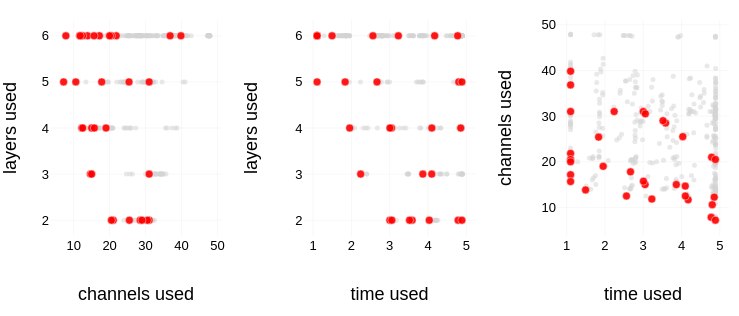

Source (notebook cell):
### Code cell
# 2D pairwise projections
pairs = [
    ("channels_used", "layers_used", "channels used", "layers used"),
    ("time_used", "layers_used", "time used", "layers used"),
    ("time_used", "channels_used", "time used", "channels used"),
]

fig2d = make_subplots(rows=1, cols=3, horizontal_spacing=0.12)

for j, (xcol, ycol, xlabel, ylabel) in enumerate(pairs):
    # non-pareto
    fig2d.add_trace(go.Scatter(
        x=pareto_df.loc[~pareto_mask, xcol],
        y=pareto_df.loc[~pareto_mask, ycol],
        mode='markers',
        marker=dict(color='lightgrey', size=5, opacity=0.5),
        showlegend=False,
    ), row=1, col=j+1)

    # pareto
    fig2d.add_trace(go.Scatter(
        x=pareto_df.loc[pareto_mask, xcol],
        y=pareto_df.loc[pareto_mask, ycol],
        mode='markers',
        marker=dict(color='red', size=8, opacity=0.9,
                    line=dict(width=0.5, color='white')),
        showlegend=(j == 0),
        name='Pareto',
    ), row=1, col=j+1)

    fig2d.update_xaxes(title_text=xlabel, row=1, col=j+1)
    fig2d.update_yaxes(title_text=ylabel if j == 0 else ylabel, row=1, col=j+1)

fig2d.update_layout(
    height=WIDTH * 0.3,
    width=WIDTH * 0.7,
    margin=dict(l=50, r=10, t=20, b=80),
)
fig2d.show()
nn_bowl.utils.save_figure(fig2d, figures_dir, "breadth_depth_time_pareto_2d_projections", scale=2)

### Figure 1 — Plotly figure (JSON) as saved in the notebook; plotly's stock layout.template omitted (floating-point values rounded to 4 significant figures; data arrays with more than 128 entries replaced by an {"elided": "..."} marker saying what was removed)
{"data": [{"marker": {"color": "lightgrey", "opacity": 0.5, "size": 5}, "mode": "markers", "showlegend": false, "type": "scatter", "x": {"elided": "339 float values"}, "xaxis": "x", "y": {"elided": "339 int values"}, "yaxis": "y"}, {"marker": {"color": "red", "line": {"color": "white", "width": 0.5}, "opacity": 0.9, "size": 8}, "mode": "markers", "name": "Pareto", "showlegend": true, "type": "scatter", "x": [39.83, 31.0, 31.0, 28.5, 21.83, 20.5, 17.8, 17.17, 21.0, 14.67, 13.83, 10.6, 7.833, 7.2, 31.0, 30.5, 20.0, 15.0, 20.5, 11.67, 12.5, 15.0, 36.83, 29.0, 25.4, 19.0, 25.5, 15.67, 15.75, 11.83, 12.25, 12.5], "xaxis": "x", "y": [6, 2, 3, 2, 6, 6, 5, 6, 2, 3, 6, 5, 6, 5, 5, 2, 6, 4, 2, 6, 6, 3, 6, 2, 5, 4, 2, 6, 4, 6, 4, 4], "yaxis": "y"}, {"marker": {"color": "lightgrey", "opacity": 0.5, "size": 5}, "mode": "markers", "showlegend": false, "type": "scatter", "x": {"elided": "339 float values"}, "xaxis": "x2", "y": {"elided": "339 int values"}, "yaxis": "y2"}, {"marker": {"color": "red", "line": {"color": "white", "width": 0.5}, "opacity": 0.9, "size": 8}, "mode": "markers", "name": "Pareto", "showlegend": false, "type": "scatter", "x": [1.103, 3.004, 2.241, 3.585, 1.103, 1.103, 2.668, 1.103, 4.787, 4.098, 1.494, 4.803, 4.775, 4.885, 1.103, 3.055, 1.103, 3.049, 4.885, 4.173, 2.563, 3.865, 1.103, 3.518, 1.835, 1.954, 4.033, 1.103, 3.006, 3.226, 4.854, 4.1], "xaxis": "x2", "y": [6, 2, 3, 2, 6, 6, 5, 6, 2, 3, 6, 5, 6, 5, 5, 2, 6, 4, 2, 6, 6, 3, 6, 2, 5, 4, 2, 6, 4, 6, 4, 4], "yaxis": "y2"}, {"marker": {"color": "lightgrey", "opacity": 0.5, "size": 5}, "mode": "markers", "showlegend": false, "type": "scatter", "x": {"elided": "339 float values"}, "xaxis": "x3", "y": {"elided": "339 float values"}, "yaxis": "y3"}, {"marker": {"color": "red", "line": {"color": "white", "width": 0.5}, "opacity": 0.9, "size": 8}, "mode": "markers", "name": "Pareto", "showlegend": false, "type": "scatter", "x": [1.103, 3.004, 2.241, 3.585, 1.103, 1.103, 2.668, 1.103, 4.787, 4.098, 1.494, 4.803, 4.775, 4.885, 1.103, 3.055, 1.103, 3.049, 4.885, 4.173, 2.563, 3.865, 1.103, 3.518, 1.835, 1.954, 4.033, 1.103, 3.006, 3.226, 4.854, 4.1], "xaxis": "x3", "y": [39.83, 31.0, 31.0, 28.5, 21.83, 20.5, 17.8, 17.17, 21.0, 14.67, 13.83, 10.6, 7.833, 7.2, 31.0, 30.5, 20.0, 15.0, 20.5, 11.67, 12.5, 15.0, 36.83, 29.0, 25.4, 19.0, 25.5, 15.67, 15.75, 11.83, 12.25, 12.5], "yaxis": "y3"}], "layout": {"height": 316.8, "margin": {"b": 80, "l": 50, "r": 10, "t": 20}, "width": 739.2, "xaxis": {"anchor": "y", "domain": [0, 0.2533], "title": {"text": "channels used"}}, "xaxis2": {"anchor": "y2", "domain": [0.3733, 0.6267], "title": {"text": "time used"}}, "xaxis3": {"anchor": "y3", "domain": [0.7467, 1], "title": {"text": "time used"}}, "yaxis": {"anchor": "x", "domain": [0, 1], "title": {"text": "layers used"}}, "yaxis2": {"anchor": "x2", "domain": [0, 1], "title": {"text": "layers used"}}, "yaxis3": {"anchor": "x3", "domain": [0, 1], "title": {"text": "channels used"}}}}
